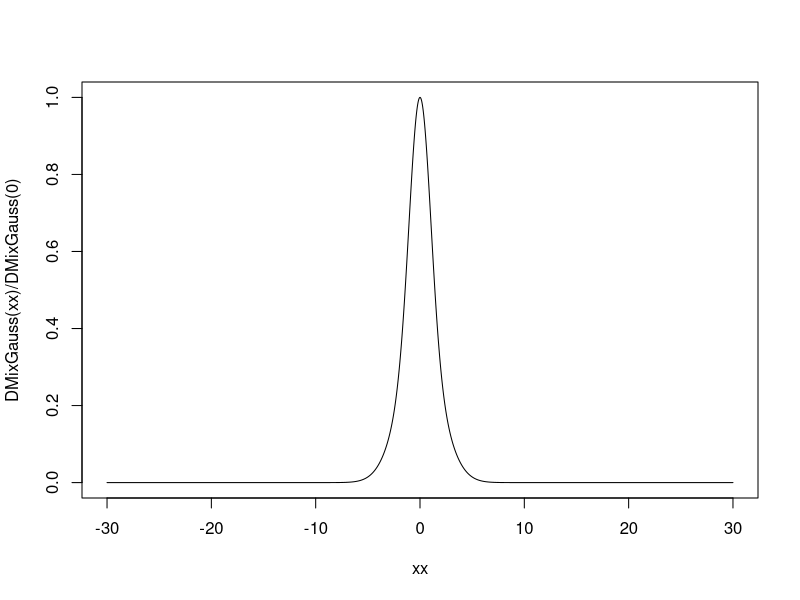
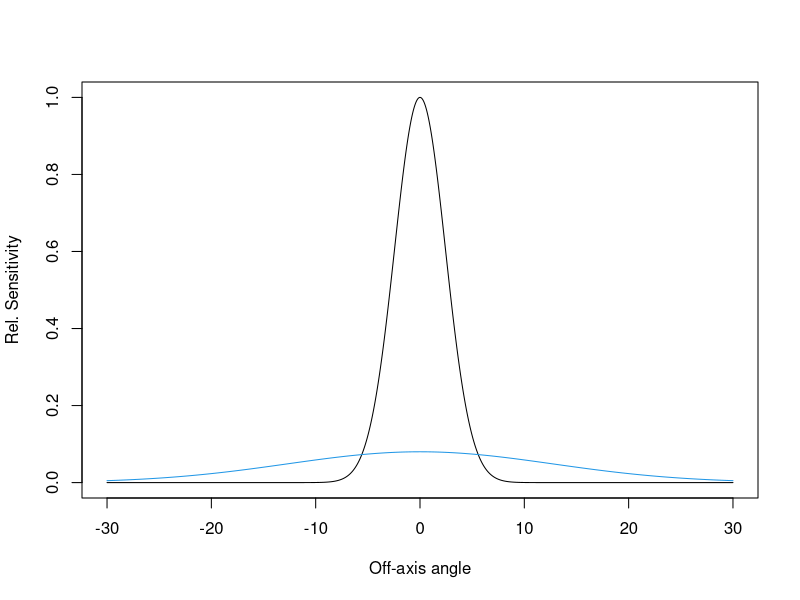
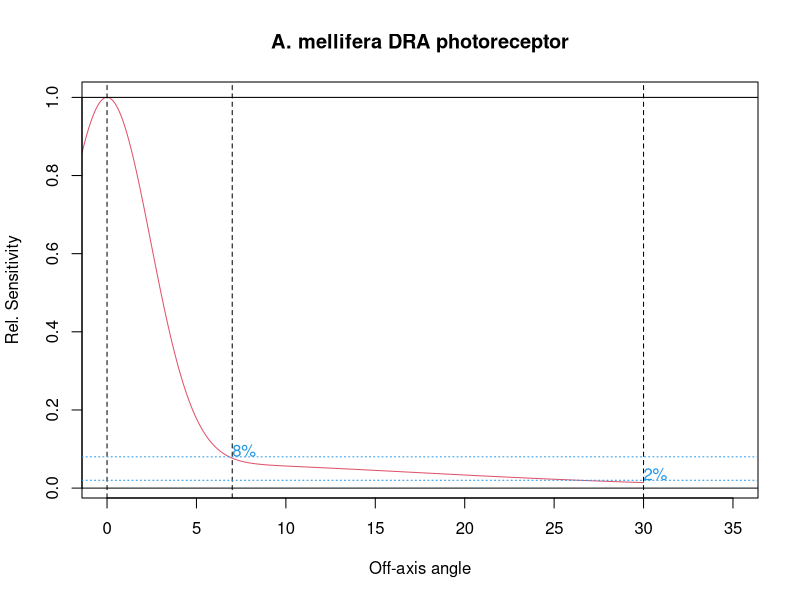
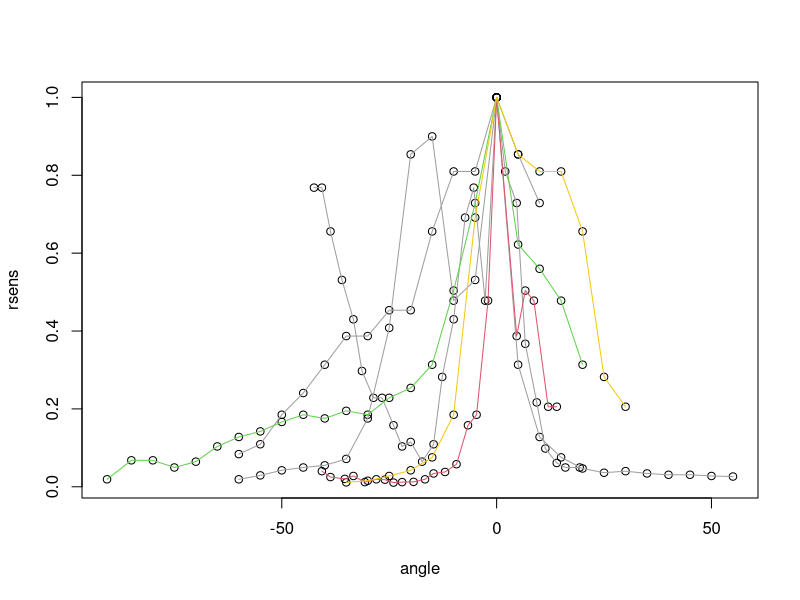
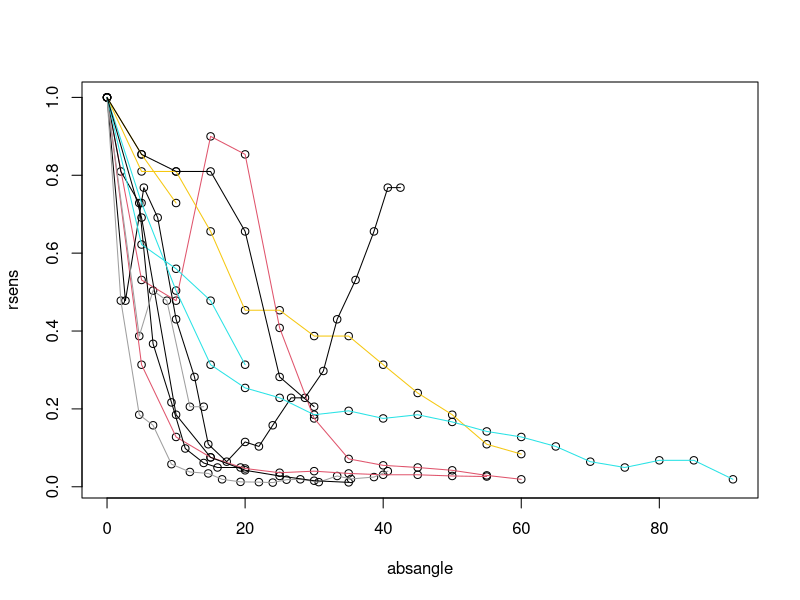
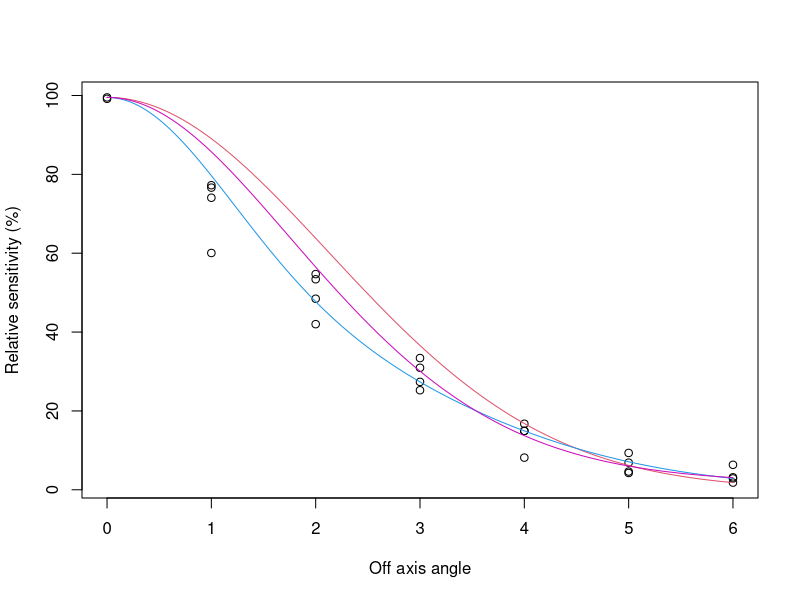
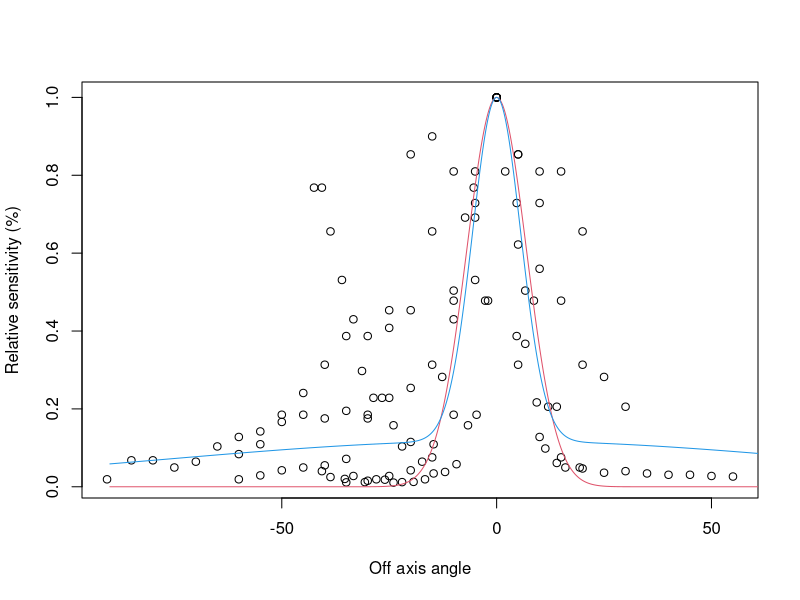

These figures' R source, in order:
# Set up variables --------------------------------------------------------
fwhm = 5.74#maximum rf for honeybee DRA
lin_fwhm2 = 15.33333#estimated fwhm of witches' hat brim
fwhm2sd = 2*sqrt(2*log(2))#fwhm/sd ratio
x1 = seq(from = -30, to  = 30, length.out = 1e4)# sequence of angles to plot

# Set up functions --------------------------------------------------------
normGauss = function(xx = seq(from = -30, to  = 30, length.out = 1e4),
                     ...)
{
  dnorm(x = xx,...)/dnorm(x = 0,...)
}

normMixGauss = function(xx = seq(from = -30, to  = 30, length.out = 1e4),
                        sd1 = 1,
                        sd2 = 2,
                        wt = 1.0,
                        ...)
{
  g1 = dnorm(x = xx, sd = sd1, ...)
  g2 = wt*dnorm(x = xx, sd = sd2, ...)
  mx = dnorm(x = 0,sd=sd1)+wt*dnorm(x = 0,sd=sd2)
  return((g1+g2)/mx)
}

DMixGauss = function(xx = seq(from = -30, to  = 30, length.out = 1e4),
                        mu = 0,
                        sd1 = 1,
                        sd2 = 2,
                        wt1 = 0.5,
                        ...)
{
  g1 = wt1*dnorm(x = xx, mean = mu, sd = sd1, ...)
  g2 = (1-wt1)*dnorm(x = xx, mean = mu, sd = sd2, ...)
  mx = g1+g2
  return(mx)
}
xx = seq(from = -30, to  = 30, length.out = 1e4)
plot(xx,
     DMixGauss(xx)/DMixGauss(0),
     type = 'l')
# Plot and check y crossings ----------------------------------------------


plot(x = x1,
     y = normGauss(xx = x1,
                    sd = fwhm/fwhm2sd),
     type = 'l',
     ylab = 'Rel. Sensitivity',
     xlab = 'Off-axis angle'
     )
lines(x = x1,
     y = 0.08*normGauss(xx = x1,
                    sd = 30/fwhm2sd),
     col = 4
     )

# First guess -------------------------------------------------------------
plot(x = x1,
     y = normMixGauss(xx = x1,
                      sd1 = fwhm/fwhm2sd,
                      sd2 = 40/fwhm2sd,
                      wt = 0.5),
     col = 2,
     type = 'l',
     ylab = 'Rel. Sensitivity',
     xlab = 'Off-axis angle',
     main = 'A. mellifera DRA photoreceptor',
     xlim = c(0,35)
     )
abline(h = c(0,1))
abline(v = c(c(-1,-1,1,1)*c(7,30),0), lty = 2, col = 1)
abline(h = c(8,2)/100, lty = 3, col = 4)
text(x = c(7,30), y = c(0.08,0.02), adj = c(0,0), col = 4,
     labels = c('8%','2%'))


# Monarch butterfly -------------------------------------------------------
dplex = data.frame(angle = c(6,
                        5,
                        4,
                        3,
                        2,
                        1,
                        0,
                        1,
                        2,
                        3,
                        4,
                        5,
                        6,
                        6,
                        5,
                        4,
                        3,
                        2,
                        1,
                        0,
                        1,
                        2,
                        3,
                        4,
                        5,
                        6),
          rsens= c(6.332,#6,
                   9.34,#5,
                   8.151,#4,
                   33.409,#3,
                   53.394,#2,
                   77.247,#1,
                   99.166,#0,
                   60.056,#1,
                   42.004,#2,
                   25.243,#3,
                   14.928,#4,
                   4.613,#5,
                   1.819,#6
                   3.157,#6,
                   6.871,#5,
                   16.74,#4,
                   30.939,#3,
                   48.455,#2,
                   74.072,#1,
                   99.519,#0,
                   76.636,#1,
                   54.704,#2,
                   27.359,#3,
                   14.928,#4,
                   4.26,#5,
                   2.877)#6),
          )
# Field cricket -------------------------------------------------------
gcamp = data.frame(photorcp = c(rep(1,length.out = 39),
                                rep(2,length.out = 50),
                                rep(3,length.out = 37) ),
                   xy = c(rep('X',length.out =24), rep('y',length.out = 15),
                          rep('X',length.out =27), rep('y',length.out = 23),
                          rep('X',length.out =23), rep('y',length.out = 14) ),
              rel_angle = c(15,#1X
                        20,#1X
                        25,#1X
                        30,#1X
                        35,#1X
                        40,#1X
                        45,#1X
                        50,#1X
                        55,#1X
                        60,#1X
                        65,#1X
                        70,#1X
                        75,#1X
                        80,#1X
                        85,#1X
                        90,#1X
                        95,#1X
                        100,#1X
                        105,#1X
                        110,#1X
                        115,#1X
                        120,#1X
                        125,#1X
                        130,#1X
                        20,#1Y
                        25,#1Y
                        30,#1Y
                        35,#1Y
                        40,#1Y
                        45,#1Y
                        50,#1Y
                        55,#1Y
                        60,#1Y
                        65,#1Y
                        70,#1Y
                        75,#1Y
                        80,#1Y
                        85,#1Y
                        90,#1Y
                        37.5,#2X
                        39.33333333,#2X
                        41.33333333,#2X
                        44,#2X
                        46.66666667,#2X
                        48.66666667,#2X
                        51.33333333,#2X
                        53.33333333,#2X
                        56,#2X
                        58,#2X
                        60,#2X
                        62.66666667,#2X
                        65.33333333,#2X
                        67.33333333,#2X
                        70,#2X
                        72.66666667,#2X
                        74.66666667,#2X
                        77.33333333,#2X
                        80,#2X
                        82,#2X
                        84.666,#2X
                        86.66666667,#2X
                        89.33333333,#2X
                        91.33333333,#2X
                        94,#2X
                        96,#2X
                        99.33333333,#2X
                        18,#2X
                        20,#2Y
                        23.33333333,#2Y
                        25.33333333,#2Y
                        28,#2Y
                        30.666,#2Y
                        32.66666667,#2Y
                        34.66666667,#2Y
                        36.66666667,#2Y
                        39.33333333,#2Y
                        42,#2Y
                        44,#2Y
                        46.66666667,#2Y
                        49.33333333,#2Y
                        52,#2Y
                        54,#2Y
                        56.66666667,#2Y
                        58.66666667,#2Y
                        63.33333333,#2Y
                        65.33333333,#2Y
                        67.33333333,#2Y
                        70.66666667,#2Y
                        72.66666667,#2Y
                        39.33333333,#2Y
                        45,#3X
                        50,#3X
                        55,#3X
                        60,#3X
                        65,#3X
                        70,#3X
                        75,#3X
                        80,#3X
                        85,#3X
                        90,#3X
                        95,#3X
                        100,#3X
                        105,#3X
                        110,#3X,
                        115,#3X
                        120,#3X
                        125,#3X
                        130,#3X
                        135,#3X
                        140,#3X
                        145,#3X
                        150,#3X
                        25,#3y
                        30,#3y
                        35,#3Y
                        40,#3Y
                        45,#3Y
                        50,#3Y
                        55,#3Y
                        60,#3Y
                        65,#3Y
                        70,#3Y
                        75,#3Y
                        80,#3Y
                        85,#3Y
                        90#3Y
              ),
              logsense = c(
              0.160300449,
              0.343500962,
              0.503801411,
              0.572501603,
              0.618301731,
              0.732802052,
              1.122103142,
              1.488504168,
              1.809105065,
              1.83200513,
              1.55720436,
              1.603004488,
              1.877805258,
              1.374003847,
              0.984702757,
              0.755702116,
              0.549601539,
              0.435101218,
              0.480901347,
              0.412201154,
              0.366401026,
              0.366401026,
              0.320600898,
              0.297700834,
              0.068700192,
              0.091600256,
              0.274800769,
              0.526701475,
              0.572501603,
              0.755702116,
              1.190803334,
              1.259503527,
              1.671704681,
              1.992305578,
              1.580104424,
              1.694604745,
              1.671704681,
              1.305303655,
              1.305303655,
              0.137400385,
              0.251900705,
              0.480901347,
              0.595401667,
              0.709901988,
              0.801502244,
              0.801502244,
              0.870202437,
              0.870202437,
              1.030502885,
              1.122103142,
              1.122103142,
              1.213703398,
              1.145003206,
              1.076303014,
              1.099203078,
              1.099203078,
              1.030502885,
              0.938902629,
              0.847302372,
              0.687001924,
              0.572501603,
              0.572501603,
              0.412201154,
              0.229000641,
              0.274800769,
              0.022900064,
              0.045800128,
              0.595401667,
              0.595401667,
              0.458001282,
              0.572501603,
              0.77860218,
              0.870202437,
              0.916002565,
              0.984702757,
              1.030502885,
              1.007602821,
              1.05340295,
              1.030502885,
              1.122103142,
              1.16790327,
              1.259503527,
              1.465604104,
              1.625904553,
              1.763304937,
              1.55720436,
              1.511404232,
              1.44270404,
              1.259503527,
              1.076303014,
              1.488504168,
              1.671704681,
              1.877805258,
              1.923605386,
              1.717504809,
              2.038105707,
              1.94650545,
              1.900705322,
              1.603004488,
              1.374003847,
              1.030502885,
              0.824402308,
              0.732802052,
              0.732802052,
              0.641201795,
              0.435101218,
              0.343500962,
              0.480901347,
              0.114500321,
              0.320600898,
              0.297700834,
              0.068700192,
              0.068700192,
              0.206100577,
              0.458001282,
              0.641201795,
              0.893102501,
              1.282403591,
              1.854905194,
              2.015205643,
              1.94650545,
              1.923605386,
              1.923605386,
              1.83200513,
              1.465604104,
              1.328203719)
              
          )
gcamp_maxes = aggregate(logsense~photorcp*xy, data = gcamp, max )
gcamp_relsense = aggregate(logsense~photorcp*xy, 
                           data = gcamp, 
                           FUN = function(x)
                             {10^(x - max(x))} 
                           )$logsense
gcamp$rsens = unlist(gcamp_relsense)
gcamp_angle = lapply(unique(gcamp$photorcp),
                     function(pt)
                     {
                       lapply(unique(gcamp$xy),
                             function(xxyy)
                             {
                               dt = subset(gcamp, photorcp == pt & xy == xxyy)
                             return(with(dt, rel_angle - rel_angle[which.max(rsens)]))
                             }
                             )
                     }
                    )
gcamp$angle = unlist(gcamp_angle)
gcamp$absangle = abs(unlist(gcamp_angle))
with(gcamp,
   plot(angle,
        rsens)
   )
lapply(unique(gcamp$photorcp),
       function(pt)
       {
         lapply(unique(gcamp$xy),
                function(xxyy)
                {
                  dt = subset(gcamp, photorcp == pt & xy == xxyy)
                  with(dt, lines(angle,rsens, col = round(runif(1,min=1,max=10))) )
                }
         )
       }
)
with(gcamp,
   plot(absangle,
        rsens)
   )
lapply(unique(gcamp$photorcp),
       function(pt)
       {
         lapply(unique(gcamp$xy),
                function(xxyy)
                {
                  dt = subset(gcamp, photorcp == pt & xy == xxyy)
                  with(dt, lines(absangle,rsens, col = round(runif(1,min=1,max=10))) )
                }
         )
       }
)
# Fit curves --------------------------------------------------------------


FitGaussSens = function(x,
                        y,
                        sd0 = range(x, na.rm = T), 
                        b0 = max(y, na.rm = T)*sd0/dnorm(0))
{
  if(any(c(sd0,b0)<1e-16))
  {return(1e19)}
  # if(b0>1.5*max(y,na.rm = T))
  # {return(1e19)}
  #normalise y
  ypred = b0*dnorm(x,mean =0, sd = sd0)
  yrat = y/(ypred)
  abs_log_ratio = abs(log(yrat))#when the curves are closest, the log ratio approaches 0
  to_optimise = sum(abs_log_ratio, na.rm = T)
  # to_optimise = sum((y-ypred)^2, na.rm = T)
  return(to_optimise)
}
FitMixGaussSens = function(x,
                        y,
                        sd1 = range(x, na.rm = T)/2, 
                        sd2 = range(x, na.rm = T), 
                        wt1 = 0.5,
                        b0 = max(y, na.rm = T)/
                              DMixGauss(0,sd1=sd1,sd2=sd2,wt1=wt1)
                        )
{
  if(any(c(sd1,sd2,wt1,b0)<1e-16))
  {return(1e19)}
  # if(sd2<sd1)
  # {return(1e19)}
  if(wt1<0.10|wt1>1-0.10)
  {return(1e19)}
  #normalise y
  if(any(is.nan(
    c(dnorm(x=x, mean = 0, sd = sd2),
      dnorm(x=x, mean = 0, sd = sd1))
    )))
  {stop(paste(sapply(c(sd1, sd2, wt1), round, digits = 3),' '))}
  ypred = b0*DMixGauss(xx=x,mu =0, sd1 = sd1, sd2 = sd2, wt1 = wt1)
  yrat = y/(ypred+1e-16)#floating point rounding can predict zeroes
  abs_log_ratio = abs(log(yrat))#when the curves are closest, the log ratio approaches 0
  to_optimise = sum(abs_log_ratio)
  # to_optimise = sum((y-ypred)^2)
  if(is.na(to_optimise))
  {return(1e19)}
  return(to_optimise)
}
opt_norm <- with(subset(dplex, angle <8),
     {
       optimize(interval = c(lower = 0, upper = 90),
             f = function(prm)
             {
               FitGaussSens(x = angle,
                           y = rsens,
                           sd0 = prm
                           )
             }
       )
       }
     )
#More efficient sampling required
nchains = 1e3
mx_startpar <- data.frame(sd1 = 10^runif(n = nchains,min = 0, max = log10(90/3)),
                          sd2 = 10^runif(n = nchains,min = 0, max = log10(90/3)),
                          wt1 = runif(n= nchains, min = 0.25, max = 0.75)
                          )
lst <- vector(length = nchains, mode = 'list')
for(cn in 1:nchains)
  {
# opt_mxnorm <- with(subset(dplex, angle <8),
lst[[cn]] <- with(subset(dplex, angle <8),
     {
       # optim(par = c(sd1 = diff(range(angle, na.rm = T))/2, 
       #               sd2 = diff(range(angle, na.rm = T)),
       #               wt1 = 0.5),
       tryCatch(
         {
         optim(par = c(sd1 = mx_startpar$sd1[cn], 
                       sd2 = mx_startpar$sd2[cn],
                       wt1 = mx_startpar$wt1[cn]),
               function(prm)
               {
                 FitMixGaussSens(x = angle,
                             y = rsens,
                             sd1 = prm[1],
                             sd2 = prm[2],
                             wt1 = prm[3]
                             )
               },
               control = list(trace = F,
                              maxit = 1e3)
         )
         },
         error = function(e){stop(round(mx_startpar[cn,],3))}
       )
       }
     )
}#for(cn in 1:nchains)
opt_val <- sapply(lst, function(x){x$value})
opt_mxnorm <- lst[[which.min(opt_val)]]
xx = seq(from = 0, to = 6, length.out= 1e3)
plot(dplex$angle,
     dplex$rsens,
     xlab = c('Off axis angle'),
     ylab = c('Relative sensitivity (%)'))
with(opt_norm,
     lines(xx,
           minimum*max(dplex$rsens)*dnorm(xx,sd = minimum)/dnorm(0),
      col = 2)
)
with(data.frame(t(opt_mxnorm$par)),
     lines(xx,
           max(dplex$rsens)*DMixGauss(xx,sd1 = sd1, sd2 = sd2, wt1 = wt1)/
             DMixGauss(0,sd1 = sd1, sd2 = sd2, wt1 = wt1),
           col = 4
          )
      )
# for(cn in 1:nchains)
# {
# with(data.frame(t(lst[[cn]]$par)),
#      lines(xx,
#            max(dplex$rsens)*DMixGauss(xx,sd1 = sd1, sd2 = sd2, wt1 = wt1)/
#              DMixGauss(0,sd1 = sd1, sd2 = sd2, wt1 = wt1),
#            col = rgb(0,0,1,1/256)
#           )
#       )
# }
#Two distinct solutions
#Average the best ones?
mx_all = sapply(which(opt_val < quantile(opt_val,1.0)),
               function(cn)
                 {with(data.frame(t(lst[[cn]]$par)),
                       {
                         max(dplex$rsens)*DMixGauss(xx,sd1 = sd1, sd2 = sd2, wt1 = wt1)/
                               DMixGauss(0,sd1 = sd1, sd2 = sd2, wt1 = wt1)
                       }
                       )
                 }
               )
# mx_med = apply(mx_all, 1, median)
mx_mean = apply(mx_all, 1, mean)
# lines(xx, mx_med, col = 3)
lines(xx, mx_mean, col = 6)

gcamp_opt_norm <- with(subset(gcamp, absangle <20),
                 {
                   optimize(interval = c(lower = 0, upper = 90),
                            f = function(prm)
                            {
                              FitGaussSens(x = angle,
                                           y = rsens,
                                           sd0 = prm
                              )
                            }
                   )
                 }
)

gcamp_lst <- vector(length = nchains, mode = 'list')
for(cn in 1:nchains)
{
  # opt_mxnorm <- with(subset(dplex, angle <8),
  gcamp_lst[[cn]] <- with(subset(gcamp, absangle <90),
                    {
                      # optim(par = c(sd1 = diff(range(angle, na.rm = T))/2, 
                      #               sd2 = diff(range(angle, na.rm = T)),
                      #               wt1 = 0.5),
                      
                      tryCatch(
                        {
                          optim(par = c(sd1 = mx_startpar$sd1[cn], 
                                        sd2 = mx_startpar$sd2[cn],
                                        wt1 = mx_startpar$wt1[cn]),
                                function(prm)
                                {
                                  FitMixGaussSens(x = angle,
                                                  y = rsens,
                                                  sd1 = prm[1],
                                                  sd2 = prm[2],
                                                  wt1 = prm[3]
                                  )
                                },
                                control = list(trace = F,
                                               maxit = 1e3)
                          )
                        },
                        error = function(e){stop(paste(round(mx_startpar[cn,],3),' '))}
                      )
                    }
  )
}#for(cn in 1:nchains)
gcamp_opt_val <- sapply(gcamp_lst, function(x){x$value})
gcamp_opt_mxnorm <- gcamp_lst[[which.min(gcamp_opt_val)]]
xx = seq(from = -90, to  = 90, length.out = 1e4)
plot(gcamp$angle,
     gcamp$rsens,
     xlab = c('Off axis angle'),
     ylab = c('Relative sensitivity (%)'))
with(gcamp_opt_norm,
     lines(xx,
           minimum*max(gcamp$rsens)*dnorm(xx,sd = minimum)/dnorm(0),
           col = 2)
)
with(data.frame(t(gcamp_opt_mxnorm$par)),
     lines(xx,
           max(gcamp$rsens)*DMixGauss(xx,sd1 = sd1, sd2 = sd2, wt1 = wt1)/
             DMixGauss(0,sd1 = sd1, sd2 = sd2, wt1 = wt1),
           col = 4
     )
)
# Honeybee ----------------------------------------------------------------


